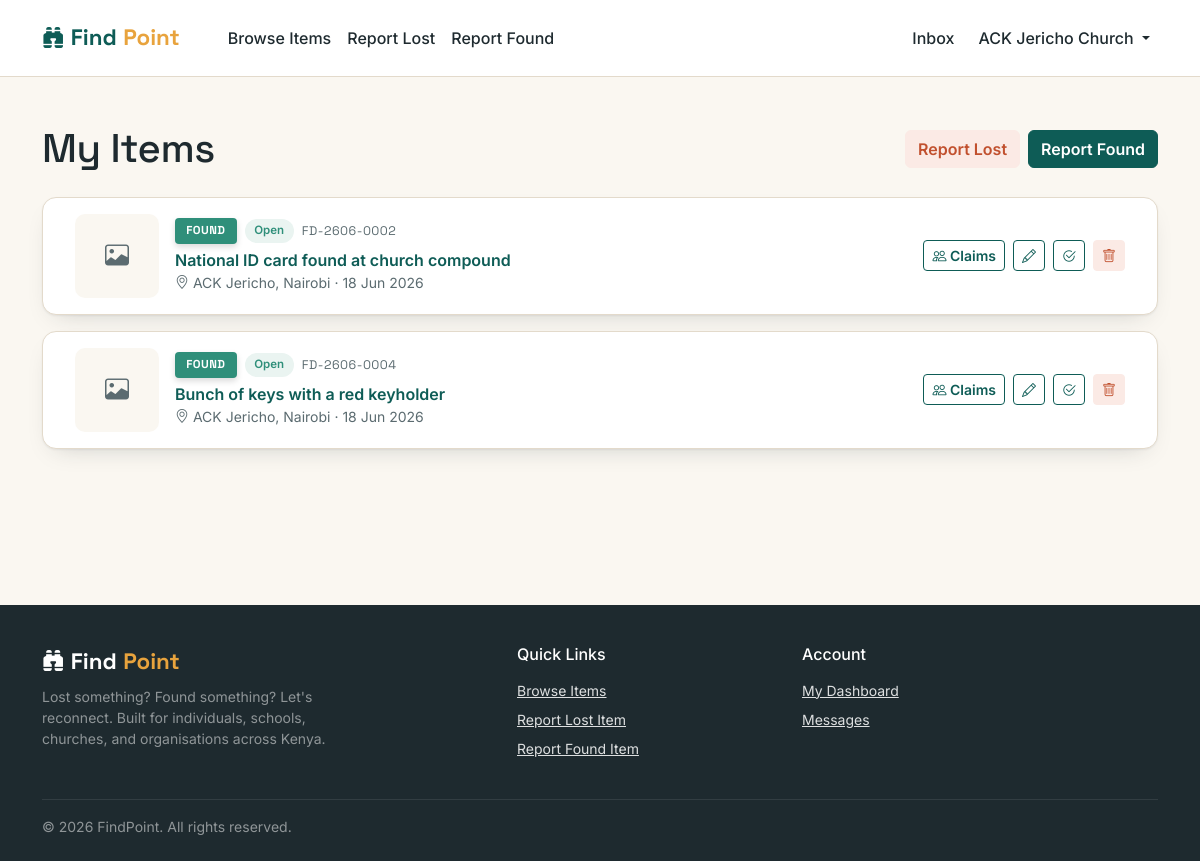
The page /my-items.php (signed in) on the database its author committed.
### tables this page shows
CREATE TABLE items (
    id            INT AUTO_INCREMENT PRIMARY KEY,
    user_id       INT NOT NULL,                        
    category_id   INT DEFAULT NULL,
    item_type     ENUM('lost', 'found') NOT NULL,
    title         VARCHAR(150) NOT NULL,
    description   TEXT NOT NULL,
    location      VARCHAR(150) NOT NULL,                
    item_date     DATE NOT NULL,                         
    photo         VARCHAR(255) DEFAULT NULL,             
    status        ENUM('open', 'claimed', 'resolved') NOT NULL DEFAULT 'open',
    created_at    TIMESTAMP NOT NULL DEFAULT CURRENT_TIMESTAMP,
    updated_at    TIMESTAMP NOT NULL DEFAULT CURRENT_TIMESTAMP ON UPDATE CURRENT_TIMESTAMP,
    FOREIGN KEY (user_id) REFERENCES users(id) ON DELETE CASCADE,
    FOREIGN KEY (category_id) REFERENCES categories(id) ON DELETE SET NULL,
    INDEX idx_type_status (item_type, status),
    INDEX idx_category (category_id)
);

### includes/functions.php (called while the page is built, shortened)
<?php
function h($string)
{
    return htmlspecialchars($string ?? '', ENT_QUOTES, 'UTF-8');
}
function time_ago($datetime)
{
    $seconds = time() - strtotime($datetime);
    $minutes = floor($seconds / 60);
    $hours = floor($minutes / 60);
    $days = floor($hours / 24);
    return date("d M Y", strtotime($datetime));
}
function item_ref_code($item)
{
    $prefix = ($item['item_type'] === 'lost') ? 'LT' : 'FD';
    return $prefix . '-' . date('ym', strtotime($item['created_at'])) . '-' . str_pad($item['id'], 4, '0', STR_PAD_LEFT);
}

### my-items.php (the view, shortened to what this page needs)
<?php
require 'config/db.php';
require 'includes/functions.php';
$sql = "SELECT i.*, c.name AS category_name,
               (SELECT COUNT(*) FROM claims cl WHERE cl.item_id = i.id AND cl.status = 'pending') AS pending_claims_count
        FROM items i
        LEFT JOIN categories c ON i.category_id = c.id
        WHERE i.user_id = ?
        ORDER BY i.created_at DESC";
$stmt = mysqli_prepare($conn, $sql);
mysqli_stmt_bind_param($stmt, "i", $_SESSION['user_id']);
mysqli_stmt_execute($stmt);
$items_result = mysqli_stmt_get_result($stmt);
$total_items = mysqli_num_rows($items_result);
require 'includes/header.php';
?>
<section class="py-5">
    <div class="container">
        <div class="d-flex justify-content-between align-items-center flex-wrap gap-2 mb-4">
            <h1 class="mb-0">My Items</h1>
            <div class="d-flex gap-2">
                <a href="post-item.php?type=lost" class="btn btn-soft-danger">Report Lost</a>
                <a href="post-item.php?type=found" class="btn btn-brand">Report Found</a>
            </div>
        </div>
        <?php if ($total_items === 0): ?>
            <div class="empty-state">
                <div class="empty-icon"><i class="bi bi-clipboard"></i></div>
                <p class="mb-1">You haven't posted anything yet.</p>
                <a href="post-item.php" class="btn btn-brand mt-2">Report Your First Item</a>
            </div>
        <?php else: ?>
            <?php while ($item = mysqli_fetch_assoc($items_result)): ?>
                <?php
                $tag_class = ($item['item_type'] === 'lost') ? 'tag-lost' : 'tag-found';
                $tag_label = ($item['item_type'] === 'lost') ? 'Lost' : 'Found';
                ?>
                <div class="form-card mb-3 py-3">
                    <div class="d-flex gap-3 align-items-center flex-wrap">
                        <div style="width: 84px; height: 84px; flex-shrink: 0; border-radius: 10px; overflow: hidden; background: var(--color-bg);">
                            <?php if (!empty($item['photo'])): ?>
                                <img src="uploads/items/<?php echo h($item['photo']); ?>" alt="" style="width: 100%; height: 100%; object-fit: cover;">
                            <?php else: ?>
                                <div class="d-flex align-items-center justify-content-center h-100 text-soft"><i class="bi bi-image fs-4"></i></div>
                            <?php endif; ?>
                        </div>
                        <div class="flex-grow-1" style="min-width: 200px;">
                            <div class="d-flex align-items-center gap-2 mb-1 flex-wrap">
                                <span class="ticket-tag <?php echo $tag_class; ?>" style="position: static; transform: none; display: inline-block;"><?php echo $tag_label; ?></span>
                                <span class="status-pill status-<?php echo $item['status']; ?>"><?php echo h($item['status']); ?></span>
                                <span class="ref-code"><?php echo item_ref_code($item); ?></span>
                            </div>
                            <a href="item-details.php?id=<?php echo (int) $item['id']; ?>" class="fw-semibold text-decoration-none"><?php echo h($item['title']); ?></a>
                            <div class="text-soft small"><i class="bi bi-geo-alt"></i> <?php echo h($item['location']); ?> &middot; <?php echo time_ago($item['created_at']); ?></div>
                        </div>
                        <div class="d-flex flex-wrap gap-2">
                            <a href="claims.php" class="btn btn-outline-brand btn-sm">
                                <i class="bi bi-people"></i> Claims
                            </a>
                            <a href="post-item.php?id=<?php echo (int) $item['id']; ?>" class="btn btn-outline-brand btn-sm"><i class="bi bi-pencil"></i></a>
                            <?php if ($item['status'] !== 'resolved'): ?>
                                <a href="item-action.php?id=<?php echo (int) $item['id']; ?>&do=resolve" class="btn btn-outline-brand btn-sm" onclick="return confirm('Mark this item as resolved?');"><i class="bi bi-check2-circle"></i></a>
                            <?php endif; ?>
                            <a href="item-action.php?id=<?php echo (int) $item['id']; ?>&do=delete" class="btn btn-soft-danger btn-sm" onclick="return confirm('Delete this listing permanently? This cannot be undone.');"><i class="bi bi-trash"></i></a>
                        </div>
                    </div>
                </div>
            <?php endwhile; ?>
        <?php endif; ?>
    </div>
</section>
<?php require 'includes/footer.php'; ?>

### assets/css/style.css (style rules this page uses)
:root { --color-bg: #FAF7F1; --color-surface: #FFFFFF; --color-ink: #1E2A2F; --color-ink-soft: #5B6B70; --color-primary: #0E5C56; --color-primary-dark: #0A4640; --color-accent: #E8A33D; --color-accent-dark: #C7872A; --color-lost: #C1502E; --color-found: #2F8F7A; --color-border: #E3DACB; --notch-bg: var(--color-bg); --font-display: 'Space Grotesk', 'Segoe UI', sans-serif; --font-body: 'Inter', 'Segoe UI', sans-serif; --radius-card: 14px; --shadow-card: 0 1px 2px rgba(30, 42, 47, 0.06), 0 10px 24px -14px rgba(30, 42, 47, 0.25); }
body { background-color: var(--color-bg); color: var(--color-ink); font-family: var(--font-body); }
h1, h2, h3, h4, h5, .display-font { font-family: var(--font-display); color: var(--color-ink); letter-spacing: -0.01em; }
a { color: var(--color-primary); }
.text-soft { color: var(--color-ink-soft); }
.ref-code { font-family: var(--font-display); font-size: 0.78rem; letter-spacing: 0.04em; color: var(--color-ink-soft); text-transform: uppercase; }
.btn-brand { background-color: var(--color-primary); border-color: var(--color-primary); color: #fff; font-weight: 600; }
.btn-outline-brand { background-color: transparent; border: 1.5px solid var(--color-primary); color: var(--color-primary); font-weight: 600; }
.btn-soft-danger { background-color: #FBEAE5; border-color: #FBEAE5; color: var(--color-lost); font-weight: 600; }
.ticket-tag { position: absolute; top: 0.7rem; left: -0.4rem; transform: rotate(-6deg); padding: 0.25rem 0.7rem; border-radius: 4px; font-family: var(--font-display); font-size: 0.72rem; font-weight: 700; letter-spacing: 0.04em; text-transform: uppercase; color: #fff; box-shadow: 0 3px 6px rgba(0, 0, 0, 0.15); }
.ticket-tag.tag-found { background-color: var(--color-found); }
.status-pill { font-size: 0.72rem; font-weight: 600; padding: 0.2rem 0.6rem; border-radius: 999px; text-transform: capitalize; }
.status-pill.status-open { background: #EAF4F1; color: var(--color-found); }
.form-card { background: var(--color-surface); border: 1px solid var(--color-border); border-radius: var(--radius-card); box-shadow: var(--shadow-card); padding: 2rem; }

### rows shown on the page
items: item_type "FOUND", status "Open", item_ref_code($item) "FD-2606-0002", title "National ID card found at church compound", location "ACK Jericho, Nairobi", created_at "18 Jun 2026"
items: item_type "FOUND", status "Open", item_ref_code($item) "FD-2606-0004", title "Bunch of keys with a red keyholder", location "ACK Jericho, Nairobi", created_at "18 Jun 2026"

### other values the page prints
$_SESSION['full_name'] "ACK Jericho Church"
SITE_TAGLINE "Lost something? Found something? Let's reconnect."
SITE_NAME "FindPoint"
